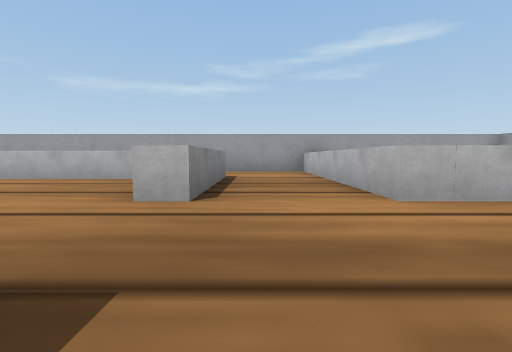
view 1 (above)

24 first-person views from a walk through a Webots world. The camera is 0.04 m above the floor, tilts 4° down and sees 85° across. The floor is counted in squares, 0.1 m on a side. Each view is taken from the middle of a square. On the plan, view 1 faces up. The plan holds only what a view shows up to about 9 squares ahead; the rest is blank. Robots are left out. Webots' stock objects and surfaces are drawn as simple stand-ins.

view 2
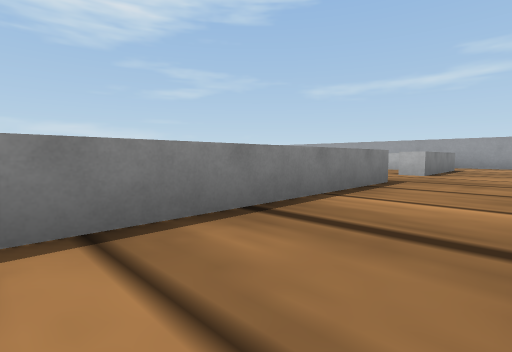

view 3
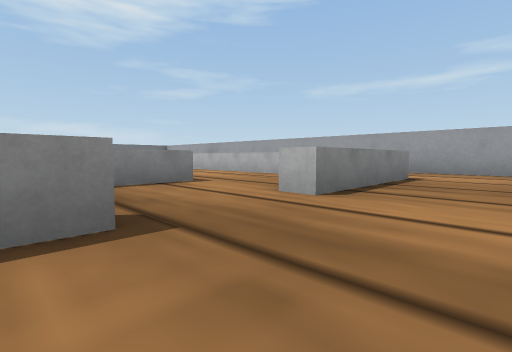

view 4
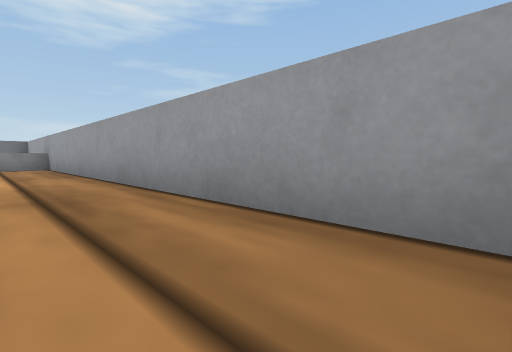

view 5
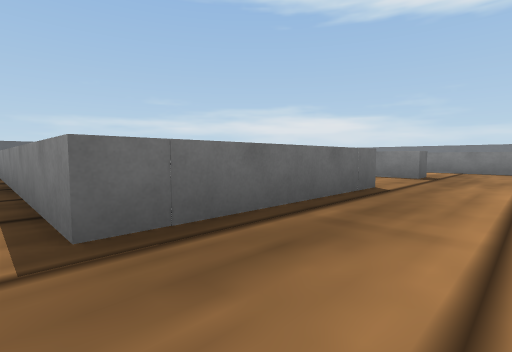

view 6
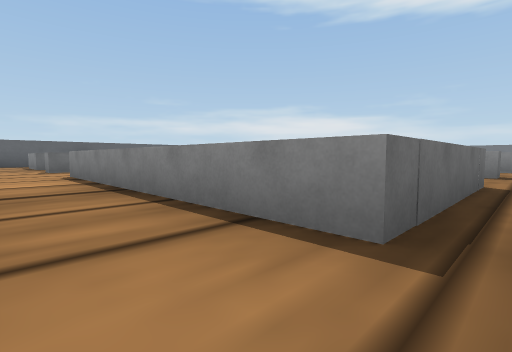

view 7
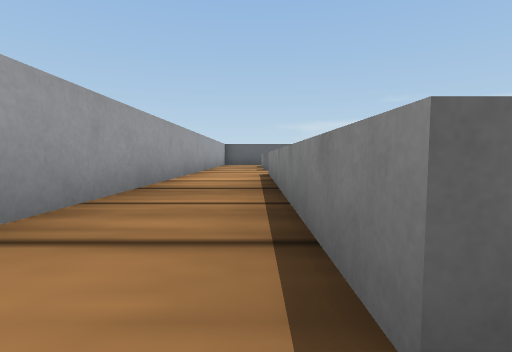

view 8
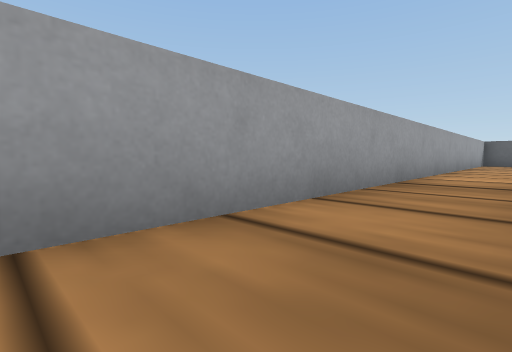

view 9
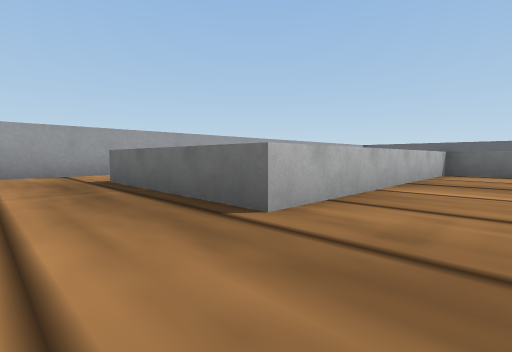

view 10
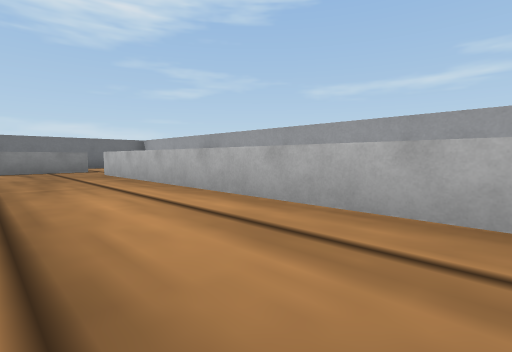

view 11
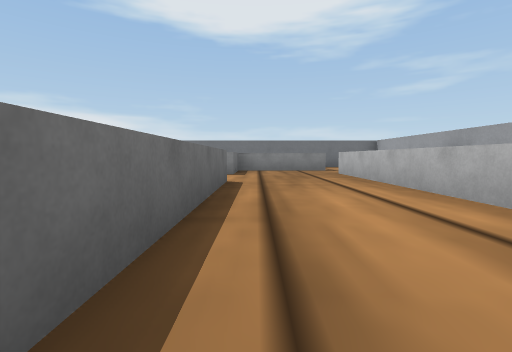

view 12
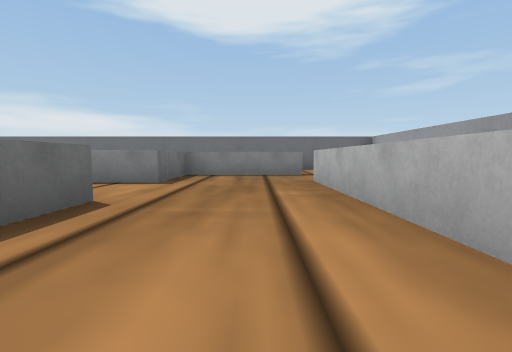

view 13
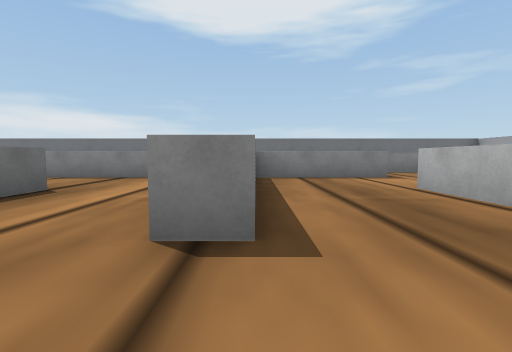

view 14
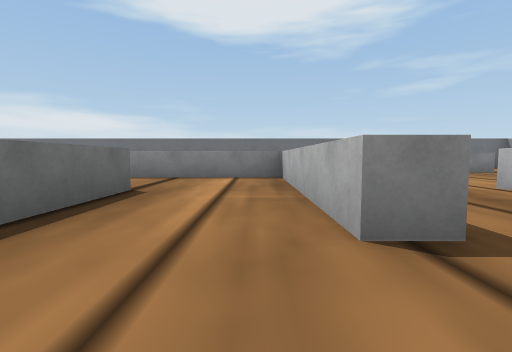

view 15
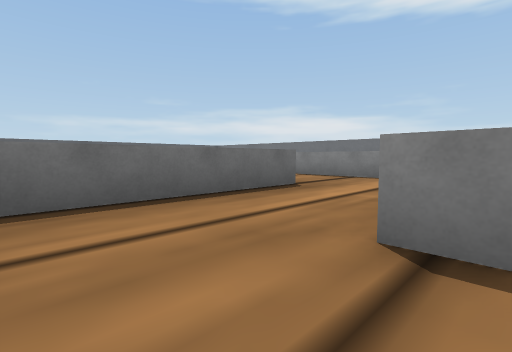

view 16
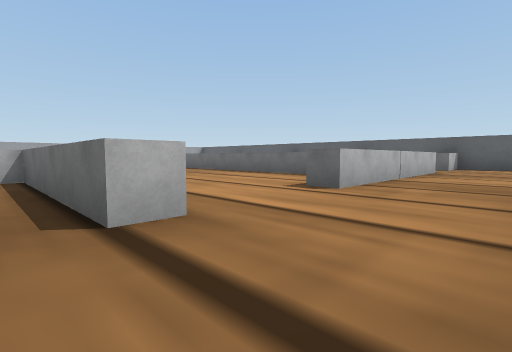

view 17
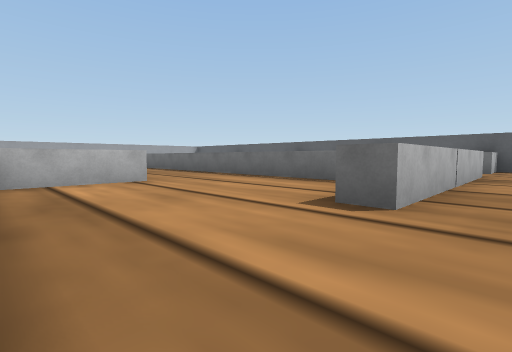

view 18
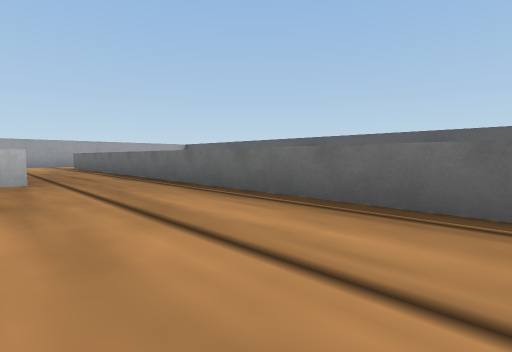

view 19
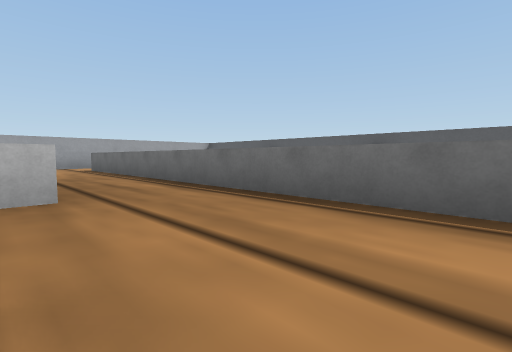

view 20
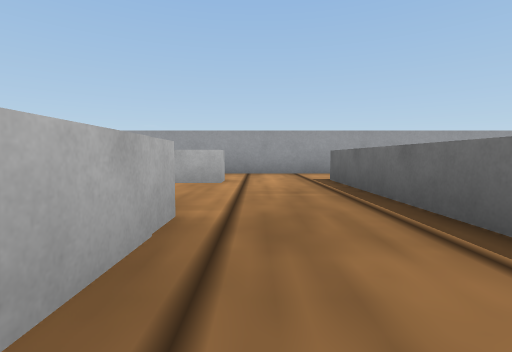

view 21
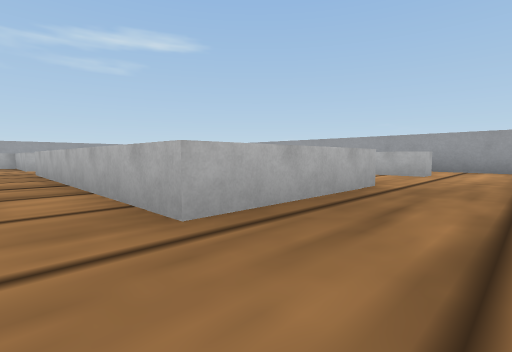

view 22
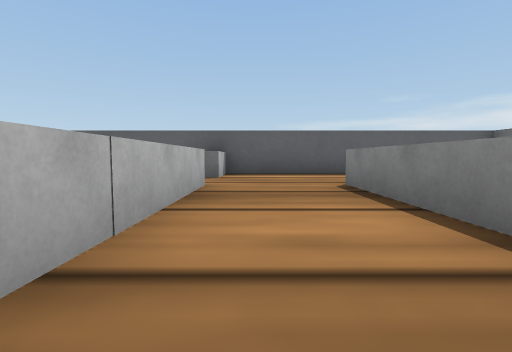

view 23
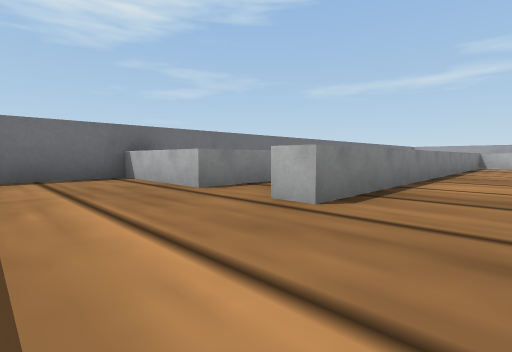

view 24
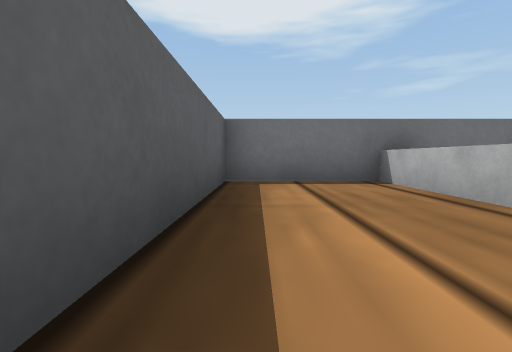

### Floor plan
Points are (right, up) in squares from view 1. A wall is a line through its corners. A room is listed if a view was taken in it or the views show most of it. See-through windows are left out.
Room 1 (views 1, 2, 3, 13, 15, 20)
walls: (1.9, -5.5) (-1.1, -5.5); (0.2, -5) (1.3, -5) (1.3, 0.5); (4.7, 0.5) (4.7, -5.5) (4.2, -5.5) (4.2, -4.5); (-1.1, -0.5) (-1.1, 0.5) (-0.6, 0.5) (-0.6, -4); (6.5, -7.4) (6.5, 0.5); (-1.5, -7.3) (4.7, -7.3); (-0.6, 2.5) (-1.1, 2.5); (-5.3, 0) (-5.3, -0.5)
ways out: opening at (-0.1, -1.2) to room 4; opening at (5.5, -8)
Room 2 (views 4, 5, 6, 7, 8, 9)
walls: (-0.6, 5.5) (-0.6, 2.5); (2.4, 2.5) (1.3, 2.5) (1.3, 7.5); (1.3, 0.5) (4.7, 0.5); (2.1, 7.5) (-9, 7.5); (6.5, 0.5) (6.5, 2); (-9.1, 7.6) (-9.1, 6.4)
Room 3 (views 10, 11, 12)
walls: (-6.1, 2) (-7.6, 2); (-7.6, 2.5) (-3.4, 2.5); (-3, 2.6) (-3, 0); (-1.1, 2.5) (-1.1, 4.9) (-9.6, 4.9); (-11, 5.1) (-11, 2.5) (-9.3, 2.5) (-9.3, 0)
ways out: opening at (-10, 5)
Room 4 (views 14, 18, 19, 21)
walls: (-3.5, -5) (-3.5, -3.1); (-1.1, -5.5) (-1.1, -0.5); (-7.3, -5.2) (-6.8, -5.2); (-7.3, -2.5) (-3.5, -2.5) (-3.5, -2.1); (-5.3, -0.5) (-7.4, -0.5); (-6, -7.3) (-1.5, -7.3)
ways out: opening at (-0.1, -1.2) to room 1; opening at (-7, -3) to room 5
Room 5 (views 16, 17, 22, 23, 24)
walls: (-7.3, -10) (-7.3, -5.2); (-11, -10) (-13.5, -10); (-7.3, -12.5) (-7.3, -11.3); (-13.5, -10.1) (-13.5, -12.5) (-7.6, -12.5); (-7.3, -3.1) (-7.3, -2.5); (-7.4, -0.5) (-9.3, -0.5) (-9.3, -10) (-9.9, -10)
ways out: opening at (-7, -3) to room 4; opening at (-7, -11)

Positions as (right, up) in squares from view 1, and headings:
1: (0, 0), facing up
2: (1, -4), facing up-left
3: (1, 0), facing up-left
4: (1, 6), facing up-left
5: (5, 2), facing down-left
6: (6, 1), facing down-left
7: (5, 1), facing down
8: (5, 2), facing down-right
9: (0, 2), facing down-right
10: (-3, 3), facing up-left
11: (-3, 3), facing left
12: (-5, 4), facing left
13: (-4, 0), facing left
14: (-4, -1), facing left
15: (-4, 0), facing down-left
16: (-9, -2), facing down-right
17: (-8, -3), facing down-right
18: (-6, -5), facing down-right
19: (-4, -5), facing down-right
20: (0, -6), facing right
21: (-2, -7), facing up-right
22: (-8, -6), facing down
23: (-8, -12), facing up-left
24: (-9, -12), facing left
